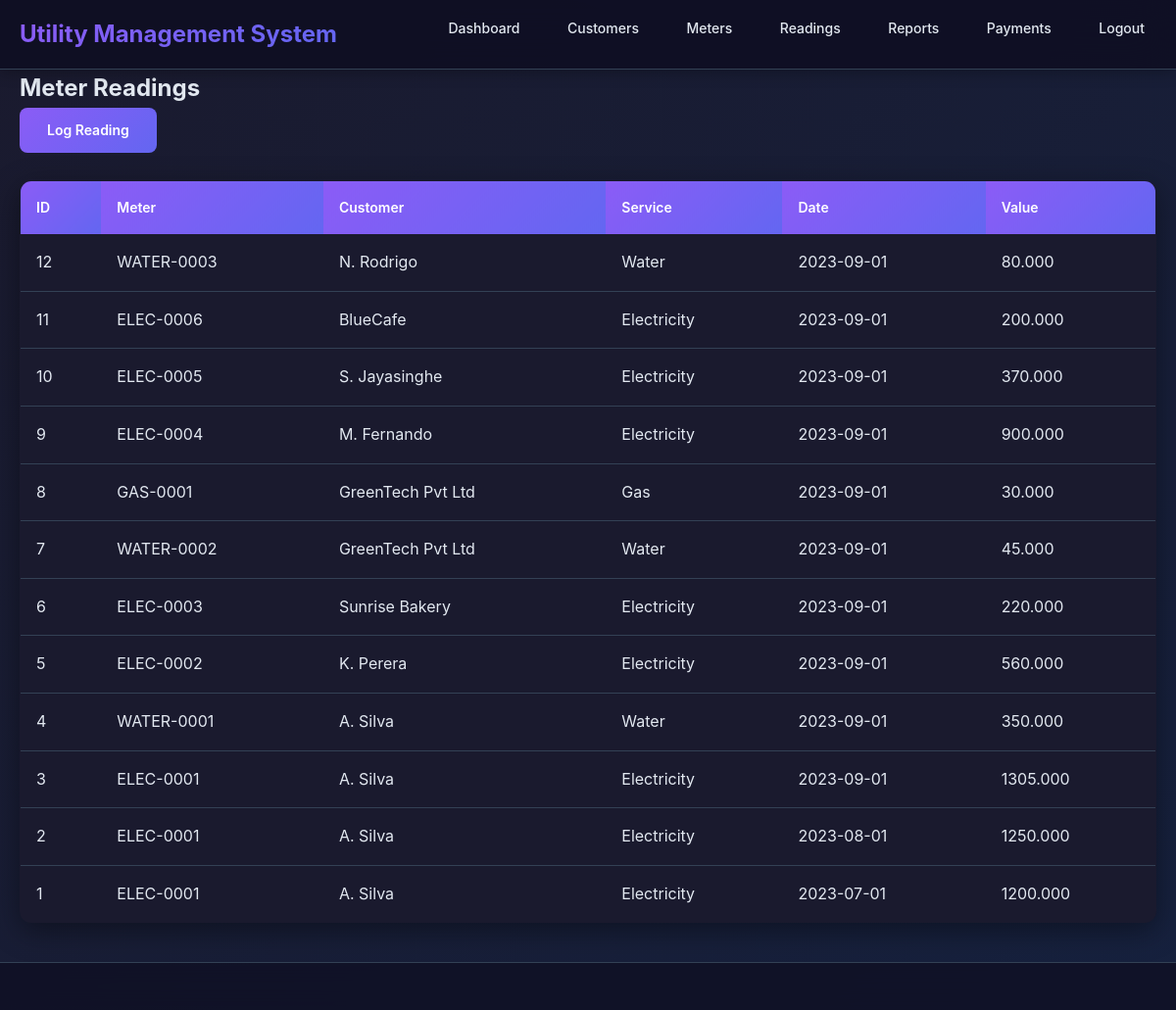
/public/readings.php (signed in), run on the app's committed database.
### tables this page shows
CREATE TABLE meter_reading (
  reading_id INT AUTO_INCREMENT PRIMARY KEY,
  meter_id INT NOT NULL,
  reading_date DATE NOT NULL,
  reading_value DECIMAL(12,3) NOT NULL,
  recorded_by INT,
  CONSTRAINT uc_meter_date UNIQUE (meter_id, reading_date),
  FOREIGN KEY (meter_id) REFERENCES meter(meter_id) ON DELETE CASCADE,
  FOREIGN KEY (recorded_by) REFERENCES `user`(user_id)
);

CREATE TABLE meter (
  meter_id INT AUTO_INCREMENT PRIMARY KEY,
  meter_no VARCHAR(50) NOT NULL UNIQUE,
  customer_id INT NOT NULL,
  service_id INT NOT NULL,
  install_date DATE,
  status ENUM('Active','Inactive','Disconnected') DEFAULT 'Active',
  FOREIGN KEY (customer_id) REFERENCES customer(customer_id) ON DELETE CASCADE,
  FOREIGN KEY (service_id) REFERENCES service(service_id) ON DELETE RESTRICT
);

CREATE TABLE customer (
  customer_id INT AUTO_INCREMENT PRIMARY KEY,
  customer_type ENUM('Household','Business','Government') NOT NULL,
  name VARCHAR(150) NOT NULL,
  address TEXT,
  city VARCHAR(100),
  phone VARCHAR(20),
  email VARCHAR(100),
  created_at DATETIME DEFAULT CURRENT_TIMESTAMP
);

CREATE TABLE service (
  service_id INT AUTO_INCREMENT PRIMARY KEY,
  service_code VARCHAR(20) NOT NULL UNIQUE,
  name VARCHAR(50) NOT NULL,
  unit VARCHAR(20) NOT NULL
);

### public/readings.php (the view, shortened to what this page needs)
<?php
require_once __DIR__ . '/../includes/config.php';
require_once __DIR__ . '/../includes/header.php';
$readings = $pdo->query("SELECT r.*, m.meter_no, c.name as customer_name, s.name as service_name
                         FROM meter_reading r
                         JOIN meter m ON r.meter_id = m.meter_id
                         JOIN customer c ON m.customer_id = c.customer_id
                         JOIN service s ON m.service_id = s.service_id
                         ORDER BY r.reading_date DESC, r.reading_id DESC LIMIT 200")->fetchAll();
?>
<h2>Meter Readings</h2>
<a class="btn" href="log_reading.php">Log Reading</a>
<table class="table">
  <thead><tr><th>ID</th><th>Meter</th><th>Customer</th><th>Service</th><th>Date</th><th>Value</th></tr></thead>
  <tbody>
    <?php foreach($readings as $r): ?>
    <tr>
      <td><?= $r['reading_id'] ?></td>
      <td><?= htmlspecialchars($r['meter_no']) ?></td>
      <td><?= htmlspecialchars($r['customer_name']) ?></td>
      <td><?= htmlspecialchars($r['service_name']) ?></td>
      <td><?= htmlspecialchars($r['reading_date']) ?></td>
      <td><?= htmlspecialchars($r['reading_value']) ?></td>
    </tr>
    <?php endforeach; ?>
  </tbody>
</table>
<?php require_once __DIR__ . '/../includes/footer.php'; ?>

### assets/css/style.css (style rules this page uses)
:root { --max-width: 1200px; --primary: #8b5cf6; --primary-dark: #7c3aed; --secondary: #ec4899; --accent: #f59e0b; --success: #10b981; --warning: #f59e0b; --error: #ef4444; --info: #06b6d4; --dark: #0f0f23; --dark-light: #1a1a2e; --dark-lighter: #252547; --light: #e2e8f0; --light-muted: #94a3b8; --gray-100: #1e293b; --gray-200: #334155; --gray-300: #475569; --gray-400: #64748b; --gray-500: #94a3b8; --gray-600: #cbd5e1; --gradient-primary: linear-gradient(135deg, #8b5cf6 0%, #6366f1 100%); --gradient-secondary: linear-gradient(135deg, #ec4899 0%, #f97316 100%); --gradient-accent: linear-gradient(135deg, #f59e0b 0%, #eab308 100%); --gradient-dark: linear-gradient(135deg, #1a1a2e 0%, #16213e 100%); --shadow-sm: 0 2px 15px rgba(0, 0, 0, 0.3); --shadow-md: 0 8px 30px rgba(0, 0, 0, 0.4); --shadow-lg: 0 16px 50px rgba(0, 0, 0, 0.5); --border-radius: 12px; --border-radius-lg: 16px; }
* { box-sizing: border-box; margin: 0; padding: 0; }
body { font-family: 'Inter', 'Segoe UI', Arial, sans-serif; background: var(--gradient-dark); margin: 0; color: var(--light); line-height: 1.6; min-height: 100vh; }
.btn { display: inline-block; padding: 12px 28px; background: var(--gradient-primary); color: white; border-radius: 8px; border: none; cursor: pointer; text-decoration: none; font-weight: 600; font-size: 14px; transition: all 0.3s ease; position: relative; overflow: hidden; }
.btn::before { content: ''; position: absolute; top: 0; left: -100%; width: 100%; height: 100%; background: linear-gradient(90deg, transparent, rgba(255,255,255,0.2), transparent); transition: left 0.5s; }
.table { width: 100%; border-collapse: collapse; margin-top: 20px; background: var(--dark-light); border-radius: var(--border-radius); overflow: hidden; box-shadow: var(--shadow-md); border: 1px solid var(--gray-200); }
.table th { background: var(--gradient-primary); color: white; padding: 16px; text-align: left; font-weight: 600; font-size: 14px; }
.table td { padding: 16px; border-bottom: 1px solid var(--gray-200); color: var(--light); }
.table tr:last-child td { border-bottom: none; }
.login-box, .card, .table { animation: fadeInUp 0.6s ease-out; }
::placeholder { color: var(--gray-400); }

### data on the page
meter_reading: reading_id "12", meter.meter_no "WATER-0003", customer.name "N. Rodrigo", service.name "Water", reading_date "2023-09-01", reading_value "80.000"
meter_reading: reading_id "11", meter.meter_no "ELEC-0006", customer.name "BlueCafe", service.name "Electricity", reading_date "2023-09-01", reading_value "200.000"
meter_reading: reading_id "10", meter.meter_no "ELEC-0005", customer.name "S. Jayasinghe", service.name "Electricity", reading_date "2023-09-01", reading_value "370.000"
meter_reading: reading_id "9", meter.meter_no "ELEC-0004", customer.name "M. Fernando", service.name "Electricity", reading_date "2023-09-01", reading_value "900.000"
meter_reading: reading_id "8", meter.meter_no "GAS-0001", customer.name "GreenTech Pvt Ltd", service.name "Gas", reading_date "2023-09-01", reading_value "30.000"
meter_reading: reading_id "7", meter.meter_no "WATER-0002", customer.name "GreenTech Pvt Ltd", service.name "Water", reading_date "2023-09-01", reading_value "45.000"
meter_reading: reading_id "6", meter.meter_no "ELEC-0003", customer.name "Sunrise Bakery", service.name "Electricity", reading_date "2023-09-01", reading_value "220.000"
meter_reading: reading_id "5", meter.meter_no "ELEC-0002", customer.name "K. Perera", service.name "Electricity", reading_date "2023-09-01", reading_value "560.000"
meter_reading: reading_id "4", meter.meter_no "WATER-0001", customer.name "A. Silva", service.name "Water", reading_date "2023-09-01", reading_value "350.000"
meter_reading: reading_id "3", meter.meter_no "ELEC-0001", customer.name "A. Silva", service.name "Electricity", reading_date "2023-09-01", reading_value "1305.000"
meter_reading: reading_id "2", meter.meter_no "ELEC-0001", customer.name "A. Silva", service.name "Electricity", reading_date "2023-08-01", reading_value "1250.000"
meter_reading: reading_id "1", meter.meter_no "ELEC-0001", customer.name "A. Silva", service.name "Electricity", reading_date "2023-07-01", reading_value "1200.000"
